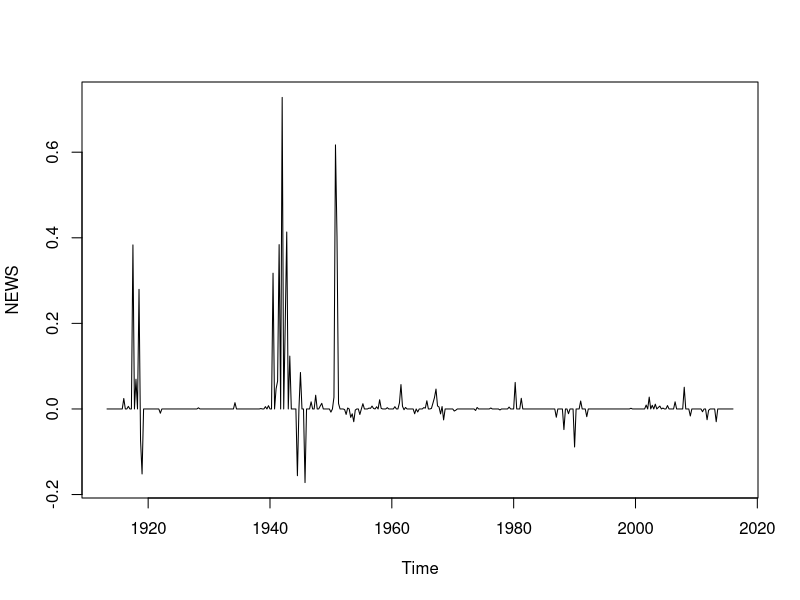
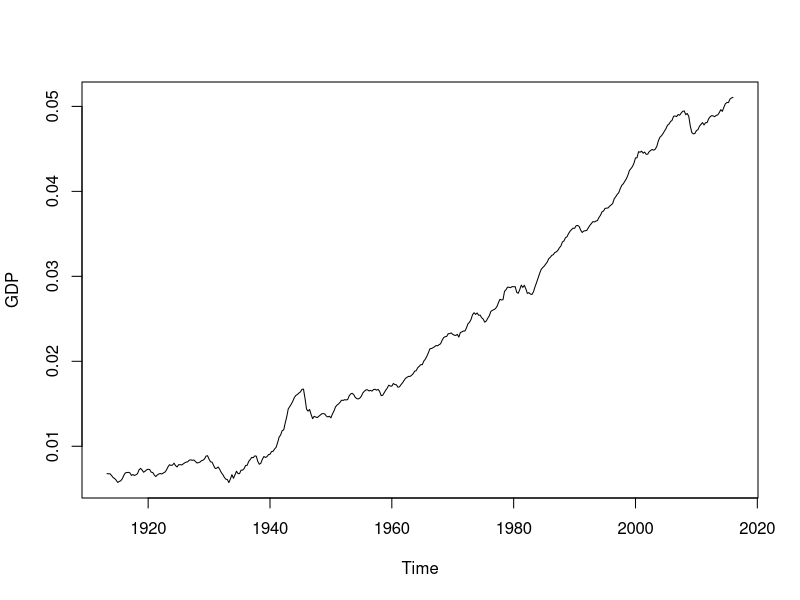
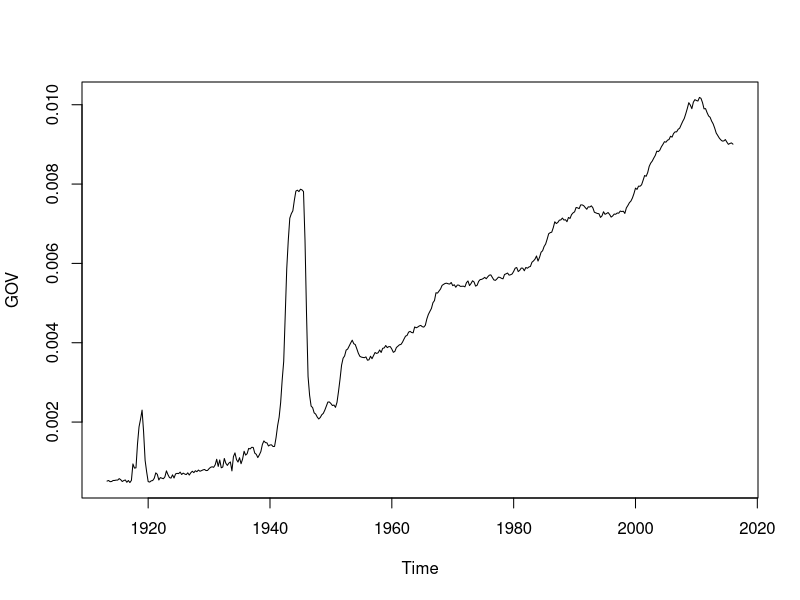
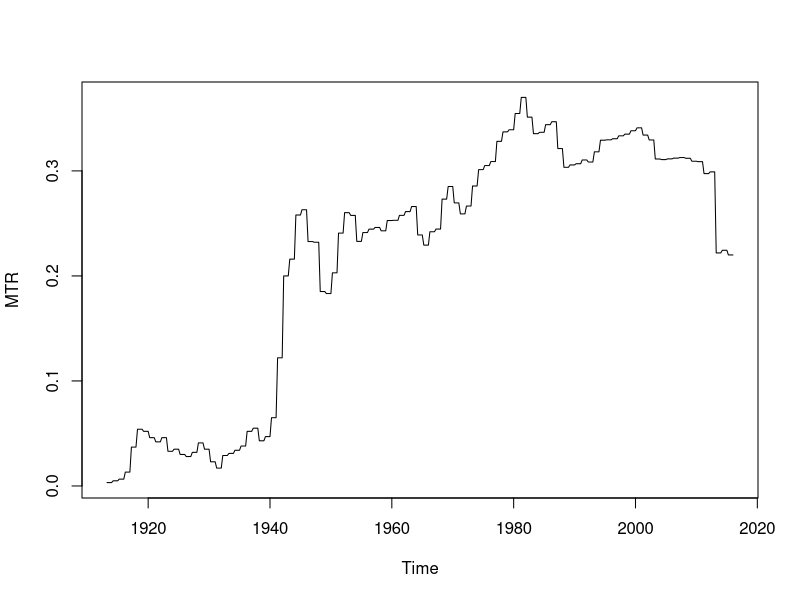
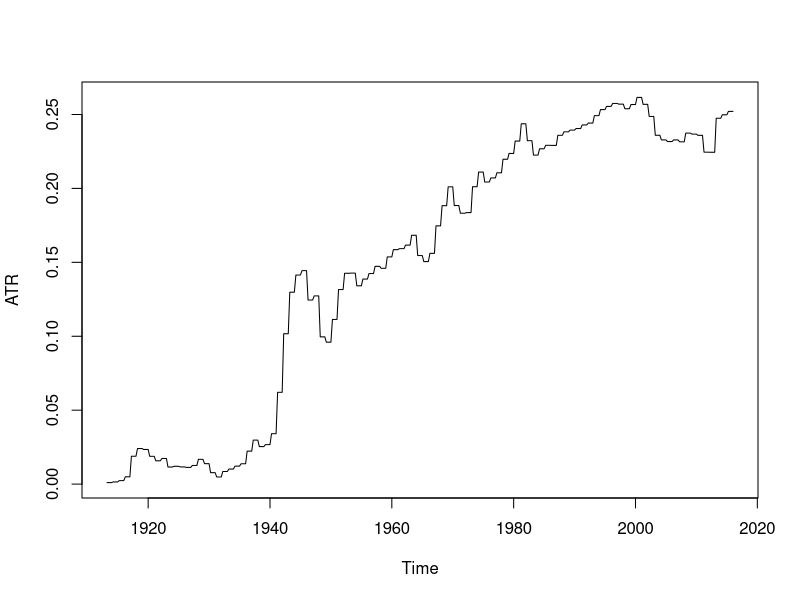
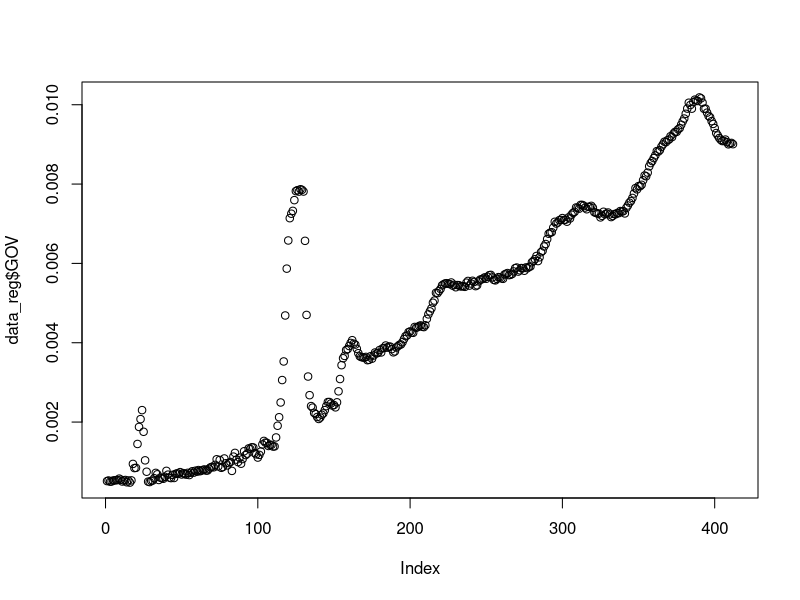
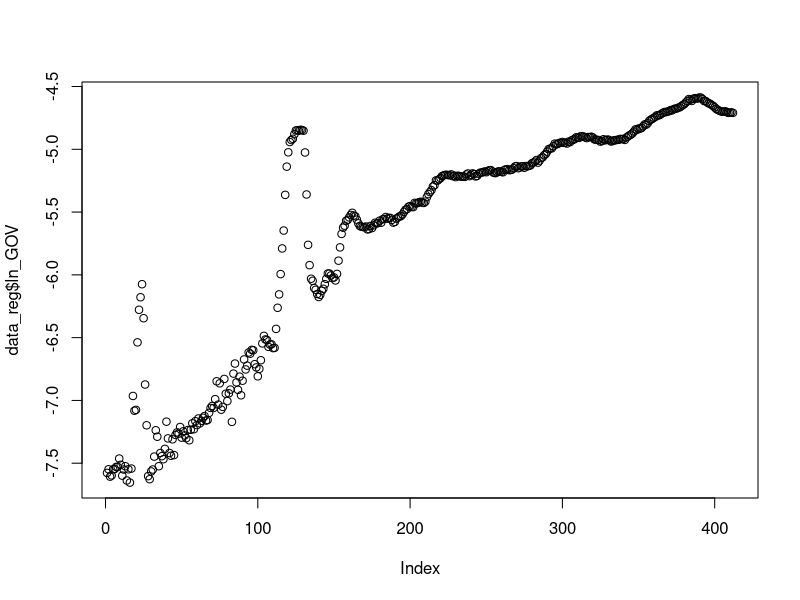
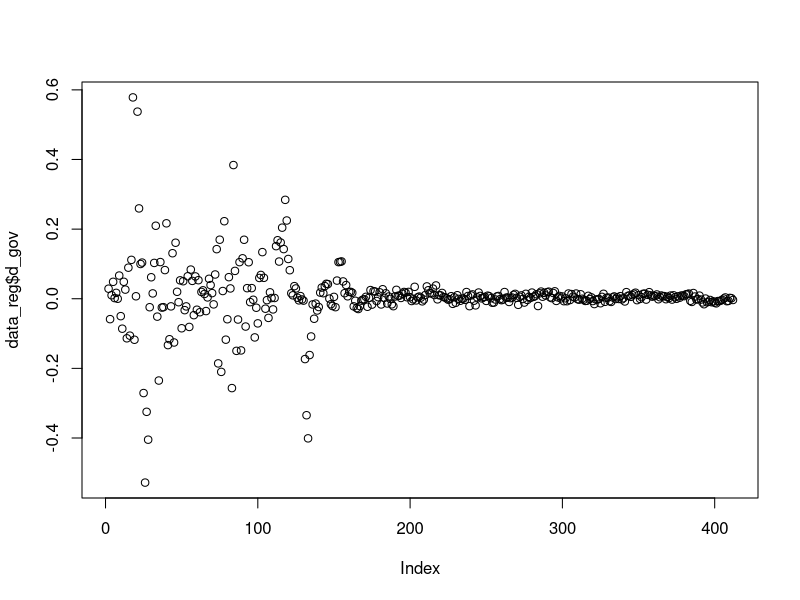

Reproduce these figures in R, in order.
# Uploading the Ferrier & Navvarro dataset
data <- read.csv("Dataset/DATA_MACRO_FN.csv")

GDP           <- ts(data$GDP, start = c(1913, 2), frequency = 4)
GOV           <- ts(data$GOV, start = c(1913, 2), frequency = 4)
NEWS          <- ts(data$NEWS, start = c(1913, 2), frequency = 4)
UNEMP         <- ts(data$UNEMP, start = c(1913, 2), frequency = 4)
TB3           <- ts(data$TB3, start = c(1913, 2), frequency = 4)
RDEF          <- ts(data$RDEF, start = c(1913, 2), frequency = 4)
MTR           <- ts(data$MTR, start = c(1913, 2), frequency = 4)
ATR           <- ts(data$ATR, start = c(1913, 2), frequency = 4)
MITR          <- ts(data$MITR, start = c(1913, 2), frequency = 4)
AITR          <- ts(data$AITR, start = c(1913, 2), frequency = 4)
ATR_PSZ       <- ts(data$ATR_PSZ, start = c(1913, 2), frequency = 4)
ATR_B90_PSZ   <- ts(data$ATR_B90_PSZ, start = c(1913, 2), frequency = 4)
ATR_B50_PSZ   <- ts(data$ATR_B50_PSZ, start = c(1913, 2), frequency = 4)
ATR_T10_PSZ   <- ts(data$ATR_T10_PSZ, start = c(1913, 2), frequency = 4)
ATR_T05_PSZ   <- ts(data$ATR_T05_PSZ, start = c(1913, 2), frequency = 4)
ATR_T01_PSZ   <- ts(data$ATR_T01_PSZ, start = c(1913, 2), frequency = 4)
psoc          <- ts(data$psoc, start = c(1913, 2), frequency = 4)
pfed          <- ts(data$pfed, start = c(1913, 2), frequency = 4)
rinvfx        <- ts(data$rinvfx, start = c(1913, 2), frequency = 4)
rnri          <- ts(data$rnri, start = c(1913, 2), frequency = 4)
wgenofarm     <- ts(data$wgenofarm, start = c(1913, 2), frequency = 4)
hours         <- ts(data$hours, start = c(1913, 2), frequency = 4)

# RZ Shock (Defence News Shock)
plot(NEWS)

# I want to create the Blanchard Perotti Shock
# BP Shock
# plot(BP)

plot(GDP)
plot(GOV)
plot(MTR)
plot(ATR)

# Transforming the data
library(dplyr)
data_reg <- data %>%
  mutate(
    # Logs
    ln_GOV = log(GOV),
    ln_GDP = log(GDP),
    
    # Growth Rates (Differences)
    d_gov = c(NA, diff(ln_GOV)),
    d_gdp = c(NA, diff(ln_GDP)),
    
    # Create Lag Columns explicitly (lags 1 to 4)
    # This makes the regression line much cleaner later
    gov_L1 = dplyr::lag(d_gov, 1),
    gov_L2 = dplyr::lag(d_gov, 2),
    gov_L3 = dplyr::lag(d_gov, 3),
    gov_L4 = dplyr::lag(d_gov, 4),
    
    gdp_L1 = dplyr::lag(d_gdp, 1),
    gdp_L2 = dplyr::lag(d_gdp, 2),
    gdp_L3 = dplyr::lag(d_gdp, 3),
    gdp_L4 = dplyr::lag(d_gdp, 4)
  )



plot(data_reg$GOV)
plot(data_reg$ln_GOV)
plot(data_reg$d_gov)

plot(data_reg$GDP)
plot(data_reg$ln_GDP)
plot(data_reg$d_gdp)


BP_model <- lm(d_gov ~ gov_L1 + gov_L2 + gov_L3 + gov_L4 + 
                 gdp_L1 + gdp_L2 + gdp_L3 + gdp_L4, 
               data = data_reg,
               na.action = na.exclude)

# storing the Shock
BP <- residuals(BP_model)
BP           <- ts(BP, start = c(1913, 2), frequency = 4)

plot(BP, 
     main = "Blanchard-Perotti Spending Shock", 
     ylab = "Shock", 
     xlab = "Year",
     col = "blue",
     lwd = 1.5)
abline(h = 0, col = "red", lty = 2)


plot(BP, 
     main = "BP ans RZ Shocks",
     ylab = "Shock",
     xlab = "Year",
     col = "blue",
     lwd = 1.5)
lines(NEWS,
      col = "red")
abline(h = 0, col = "black", lty = 2)
legend("topright", legend = c("BP", "RZ"), 
       col=c("blue", "red"), lty = 1, cex=0.7)

####################################################################################

# I order to build my Smooth Transaction Local Projection estimator I need to build the
# "State" variable, the gamma (referring to the paper names)

gamma_raw = (MTR - ATR) / (1-ATR)
plot(gamma_raw)

# after having created my state variable I need to standardize it, in order to obtain Z scores
# will take values between -3 +3, this is good for our buil in logistic function in the 
# smooth transaction LP
gamma = (gamma_raw - mean(gamma_raw, na.rm = T)) / sd(gamma_raw, na.rm = T)
plot(gamma)


############
